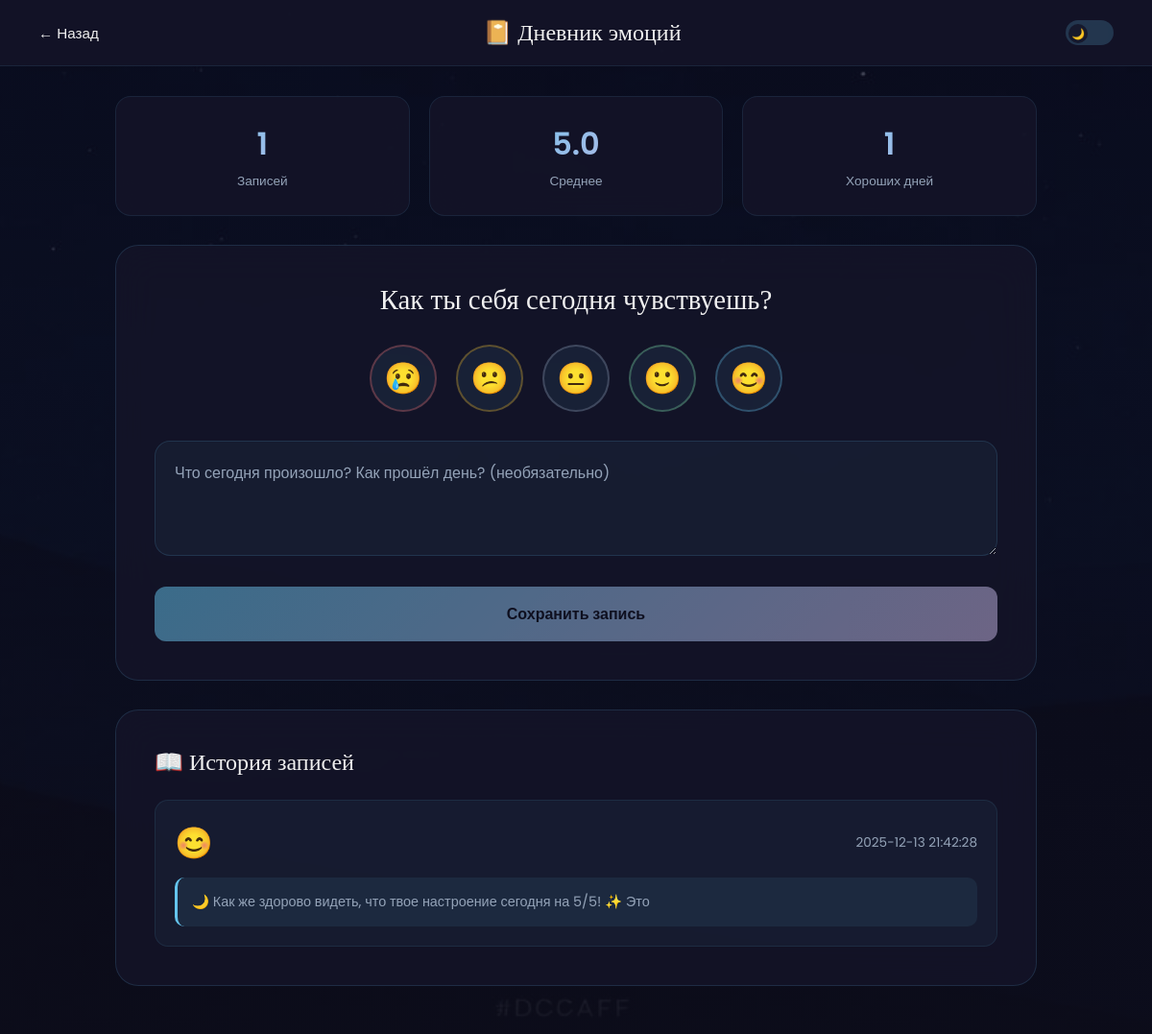
/mood (signed in), run on an earlier commit of the app's database.
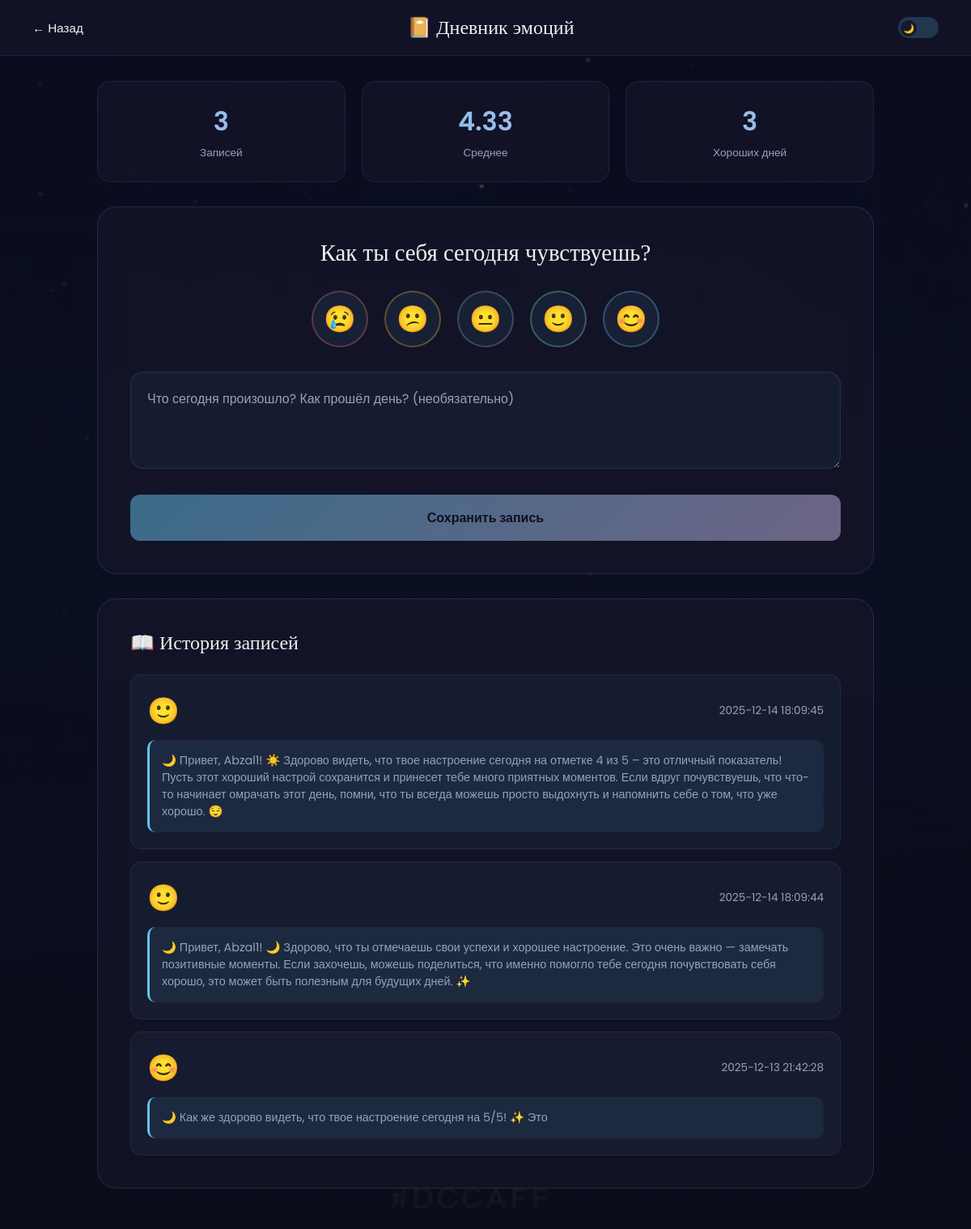
And on a later commit of the database.
### tables this page shows
CREATE TABLE mood_entries (
            id INTEGER PRIMARY KEY AUTOINCREMENT,
            user_id INTEGER NOT NULL,
            mood INTEGER NOT NULL CHECK(mood >= 1 AND mood <= 5),
            note TEXT,
            ai_insight TEXT,
            created_at TIMESTAMP DEFAULT CURRENT_TIMESTAMP,
            FOREIGN KEY (user_id) REFERENCES users (id)
        );

### app.py (the view)
@app.route('/mood')
@login_required
def mood():
    user = get_user_by_id(session['user_id'])
    entries = get_mood_entries(session['user_id'])
    stats = get_mood_stats(session['user_id'])
    return render_template('mood.html', user=user, entries=entries, stats=stats)

### app.py (called while the page is built)
def login_required(f):
    @wraps(f)
    def decorated_function(*args, **kwargs):
        if 'user_id' not in session:
            return redirect(url_for('index'))
        return f(*args, **kwargs)
    return decorated_function

### database.py (called while the page is built)
def get_db():
    conn = sqlite3.connect(DATABASE)
    conn.row_factory = sqlite3.Row
    return conn

def get_user_by_id(user_id):
    conn = get_db()
    cursor = conn.cursor()
    cursor.execute('SELECT * FROM users WHERE id = ?', (user_id,))
    user = cursor.fetchone()
    conn.close()
    return dict(user) if user else None

def get_mood_entries(user_id, limit=30):
    conn = get_db()
    cursor = conn.cursor()
    cursor.execute(
        'SELECT * FROM mood_entries WHERE user_id = ? ORDER BY created_at DESC LIMIT ?',
        (user_id, limit)
    )
    entries = cursor.fetchall()
    conn.close()
    return [dict(e) for e in entries]

### templates/mood.html (shortened to what this page needs)
<!DOCTYPE html>
<html lang="ru">
<head>
</head>
<body>
    <div class="bg-layer bg-dark-theme"></div>
    <div class="bg-overlay"></div>
    <header class="header">
        <a href="/dashboard" class="back-btn">← Назад</a>
        <h2 class="header-title">📔 Дневник эмоций</h2>
        <label class="theme-switch">
            <span class="theme-slider"></span>
        </label>
    </header>
    <main class="main-content">
        <div class="stats-row">
            <div class="stat-card">
                <div class="stat-value">{{ stats.total if stats else 0 }}</div>
                <div class="stat-label">Записей</div>
            </div>
            <div class="stat-card">
                <div class="stat-value">{{ stats.average if stats else '—' }}</div>
                <div class="stat-label">Среднее</div>
            </div>
            <div class="stat-card">
                <div class="stat-value">{{ (stats.distribution.get(5, 0) + stats.distribution.get(4, 0)) if stats and stats.distribution else 0 }}</div>
                <div class="stat-label">Хороших дней</div>
            </div>
        </div>
        <div class="new-entry-card">
            <h2 class="card-title">Как ты себя сегодня чувствуешь?</h2>
            <div class="mood-selector">
                <button class="mood-btn" data-mood="1">😢</button>
                <button class="mood-btn" data-mood="2">😕</button>
                <button class="mood-btn" data-mood="3">😐</button>
                <button class="mood-btn" data-mood="4">🙂</button>
                <button class="mood-btn" data-mood="5">😊</button>
            </div>
            <textarea class="note-input" placeholder="Что сегодня произошло? Как прошёл день? (необязательно)"></textarea>
            <button class="submit-btn" id="save-btn" disabled>
                Сохранить запись
            </button>
        </div>
        <div class="history-section">
            <h2 class="section-title">📖 История записей</h2>
            <div class="entry-list" id="entry-list">
                {% if entries %}
                    {% for entry in entries %}
                    <div class="entry-item">
                        <div class="entry-header">
                            <span class="entry-mood">
                                {% if entry.mood == 1 %}😢{% elif entry.mood == 2 %}😕{% elif entry.mood == 3 %}😐{% elif entry.mood == 4 %}🙂{% else %}😊{% endif %}
                            </span>
                            <span class="entry-date">{{ entry.created_at }}</span>
                        </div>
                        {% if entry.ai_insight %}
                        <div class="entry-insight">🌙 {{ entry.ai_insight }}</div>
                        {% endif %}
                    </div>
                    {% endfor %}
                {% else %}
                    <div class="empty-state">
                        <span>📔</span>
                        <p>Записей пока нет. Начни отслеживать своё настроение!</p>
                    </div>
                {% endif %}
            </div>
        </div>
    </main>
</body>
</html>

What changed in the data, as far as the page shows it:
added mood_entries: created_at "2025-12-14 18:09:45", ai_insight "Привет, Abzal1! ☀️ Здорово видеть, что твое настроение сегодня на отметке 4 из 5 – это отличный показатель! Пусть этот хороший настрой сохранится и принесет тебе много приятных моментов. Если вдруг почувствуешь, что что-то начинает омрачать этот день, помни, что ты всегда можешь просто выдохнуть и напомнить себе о том, что уже хорошо. 😌"
added mood_entries: created_at "2025-12-14 18:09:44", ai_insight "Привет, Abzal1! 🌙 Здорово, что ты отмечаешь свои успехи и хорошее настроение. Это очень важно — замечать позитивные моменты. Если захочешь, можешь поделиться, что именно помогло тебе сегодня почувствовать себя хорошо, это может быть полезным для будущих дней. ✨"
Also different on the page:
{{ stats.total if stats else 0 }}: "1" → "3"
{{ stats.average if stats else '—' }}: "5.0" → "4.33"
text no longer shown: "1"
text now shown: "3"
